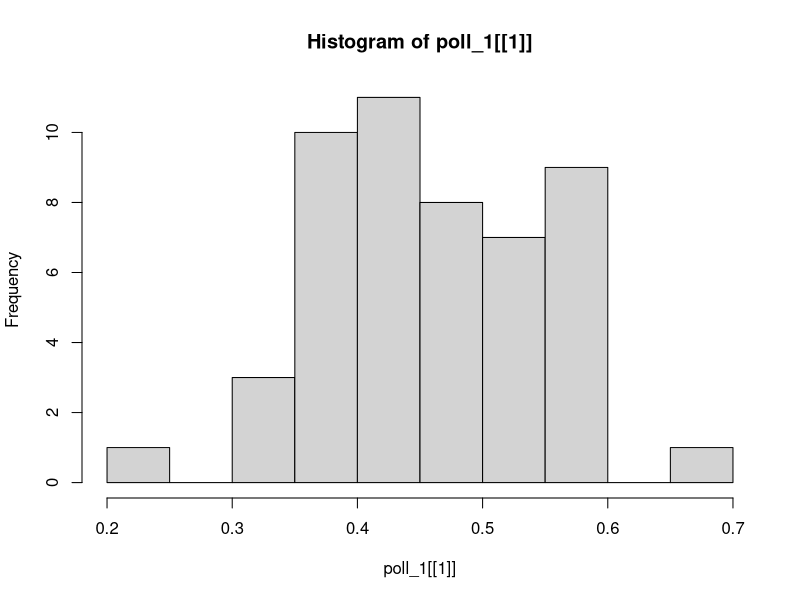
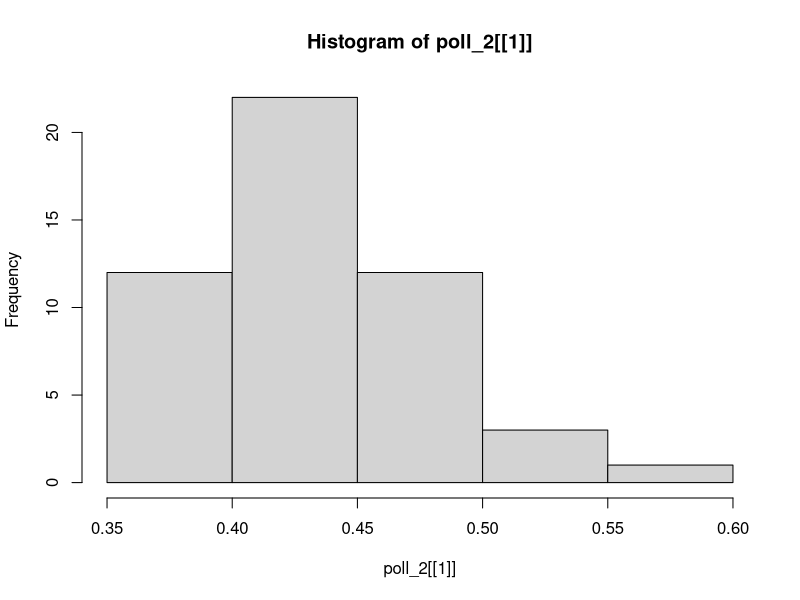
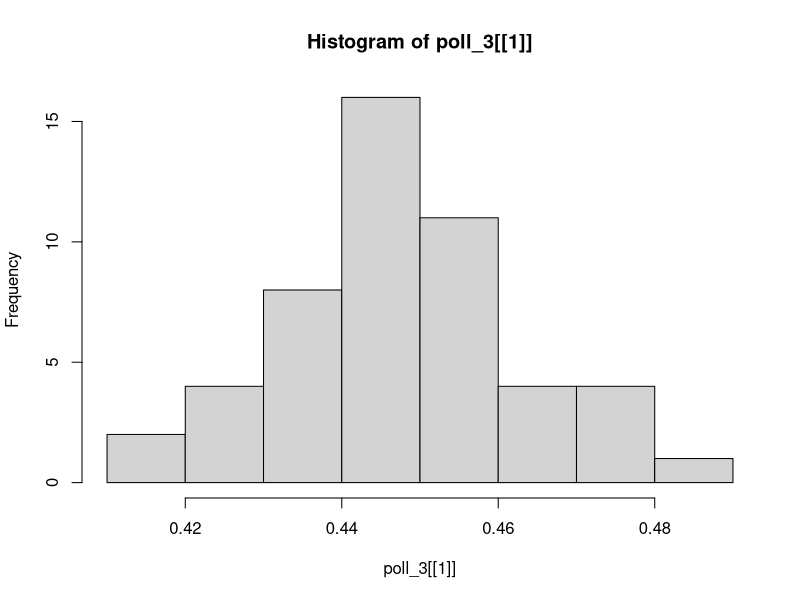

Recreate these plots in R, in order.
## ---- chunk 1
knitr::opts_chunk$set(echo = TRUE)
## ---- chunk 2
choose.members <- function(n, c, p) {
  return(factorial(n) * choose(p, n) * choose(p - n, c))
}
choose.members(3, 3, 10)
choose.members(4, 4, 12)
## ---- chunk 3
is.even <- function(n) {
  return(n %% 2 == 0)
}

evens.in <- function(v) {
  return(v[is.even(v)])
}

evens.in(1:20)
## ---- chunk 4
set.seed(12345)

poll_bbq <- sample(0:1, 20, replace = TRUE, prob = c(0.25, 0.75))
## ---- chunk 5
mean(poll_bbq)

for (i in 1:10) {
  poll_bbq <- sample(0:1, 20, replace = TRUE, prob = c(0.25, 0.75))
  print(mean(poll_bbq))
}
## ---- chunk 6
bootstrap_poll <- function(n = 25) {
  mean <- c()
  var <- c()
  median <- c()
  sd <- c()

  for (i in 1:50) {
    # Create sample of 0s and 1s to show the polls.
    sample <- sample(
      x = c(0, 1),
      size = n,
      replace = TRUE,
      prob = c(0.55, 0.45)
    )
    # Impute the values to the vectors defined before
    mean[i] <- mean(sample)
    var[i] <- var(sample)
    median[i] <- median(sample)
    sd[i] <- sd(sample)
  }
  # Put the results into a list
  results <- list(
    mean = mean,
    variance = var,
    median = median,
    sd = sd
  )

  return(results)
}

# Poll 1
poll_1 <- bootstrap_poll()
poll_1

# Poll 2
poll_2 <- bootstrap_poll(n = 100)
poll_2

# Poll 3
poll_3 <- bootstrap_poll(n = 1000)
poll_3
## ---- chunk 7
hist(poll_1[[1]]) # Show histogram of the means of first poll
hist(poll_2[[1]]) # Show histogram of the means of second poll
hist(poll_3[[1]]) # Show histogram of the means of third poll

# Mean goes towards the probabilities that we defined previously
## ---- chunk 8
quantile(poll_1[[1]]) # Show quantiles of the means of first poll
quantile(poll_2[[1]]) # Show quantiles of the means of second poll
quantile(poll_3[[1]]) # Show quantiles of the means of third poll

# The spread of the data gets narrower as the sample size increases
## ---- chunk 9
worldTFR <- read.csv("worldTFR.csv") # Load in data
TFR <- worldTFR$TFR[!is.na(worldTFR$TFR)] # Save TFR to a vector with NAs removed
samp <- sample(TFR, length(TFR), replace = TRUE) # Sample TFR with replacement
## ---- chunk 10
mean(TFR)
mean(samp)
## ---- chunk 11
set.seed(12345) # set the seed for randomization

TFR_means <- c()

for (i in 1:5000) {
  samp <- sample(TFR, length(TFR), replace = TRUE) # Sample TFR with replacement
  TFR_means[i] <- mean(samp)
}
## ---- chunk 12
i <- 1
while (i < 5001) {
  samp <- sample(TFR, length(TFR), replace = TRUE) # Sample TFR with replacement
  TFR_means[i] <- mean(samp)
  i <- i + 1 # add one to our test condition so it will eventually become FALSE
}
## ---- chunk 13
vars <- c()

for (i in 1:5000) {
  samp <- sample(TFR, length(TFR), replace = TRUE) # Sample TFR with replacement
  vars[i] <- mean(samp)
}
